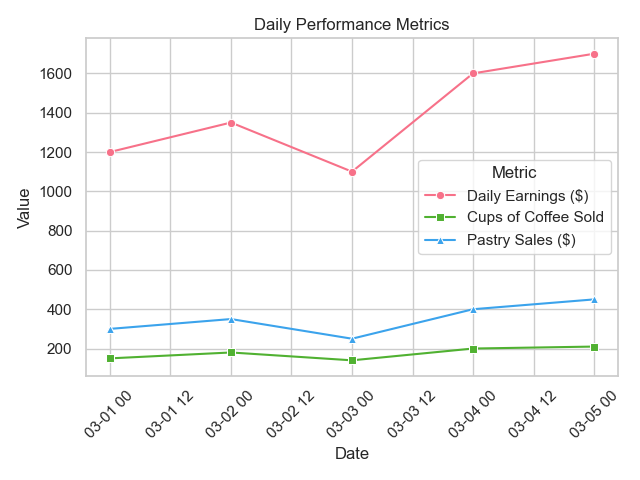

Generate this figure with Python:

import pandas as pd
import seaborn as sns
import matplotlib.pyplot as plt

# Data as provided
data = [
    {'Date': '2023-03-01', 'Daily Earnings ($)': 1200, 'Cups of Coffee Sold': 150, 'Pastry Sales ($)': 300},
    {'Date': '2023-03-02', 'Daily Earnings ($)': 1350, 'Cups of Coffee Sold': 180, 'Pastry Sales ($)': 350},
    {'Date': '2023-03-03', 'Daily Earnings ($)': 1100, 'Cups of Coffee Sold': 140, 'Pastry Sales ($)': 250},
    {'Date': '2023-03-04', 'Daily Earnings ($)': 1600, 'Cups of Coffee Sold': 200, 'Pastry Sales ($)': 400},
    {'Date': '2023-03-05', 'Daily Earnings ($)': 1700, 'Cups of Coffee Sold': 210, 'Pastry Sales ($)': 450}
]

# Convert the data into a pandas DataFrame
df = pd.DataFrame(data)

# Convert 'Date' column to datetime format for better x-axis representation
df['Date'] = pd.to_datetime(df['Date'])

# Set the style and palette of the Seaborn plot
sns.set(style="whitegrid")
palette = sns.color_palette("husl", 3)

# Plotting the "Daily Earnings ($)"
sns.lineplot(x='Date', y='Daily Earnings ($)', data=df, marker='o', label='Daily Earnings ($)', color=palette[0])

# Plotting the "Cups of Coffee Sold"
sns.lineplot(x='Date', y='Cups of Coffee Sold', data=df, marker='s', label='Cups of Coffee Sold', color=palette[1])

# Plotting the "Pastry Sales ($)"
sns.lineplot(x='Date', y='Pastry Sales ($)', data=df, marker='^', label='Pastry Sales ($)', color=palette[2])

# Additional tweaks for better visualization
plt.xticks(rotation=45)  # Rotate x-axis labels for better readability
plt.title('Daily Performance Metrics')  # Chart title
plt.xlabel('Date')  # x-axis label
plt.ylabel('Value')  # y-axis label shared by all metrics

# Show legend with proper title
plt.legend(title='Metric')

# Tight layout often produces a better plot layout
plt.tight_layout()

# Show the plot
plt.show()
